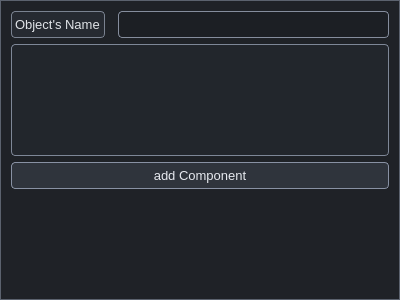
<?xml version="1.0" encoding="UTF-8"?>
<ui version="4.0">
 <class>Form</class>
 <widget class="QWidget" name="Form">
  <property name="geometry">
   <rect>
    <x>0</x>
    <y>0</y>
    <width>400</width>
    <height>300</height>
   </rect>
  </property>
  <property name="windowTitle">
   <string>Form</string>
  </property>
  <property name="styleSheet">
   <string notr="true">/* =========================
   GLOBAL
   ========================= */

* {
    transition: all 120ms ease-in-out;
}

QWidget {
    background-color: #1F2227; /* تیره‌تر */
    color: #E0E3E7;
    font-family: &quot;Segoe UI&quot;, &quot;Roboto&quot;, &quot;IRANSans&quot;, sans-serif;
    font-size: 13px;
}

/* مرز عمومی برای هر ویجت */
QWidget {
    border: 1px solid #5B626E; /* مرز روشن‌تر و کاملاً مشخص */
}

/* =========================
   MAIN WINDOW
   ========================= */

QMainWindow {
    background-color: #1F2227;
    border: 1px solid #6A7280; /* روشن‌تر از بقیه برای تاکید */
}

/* =========================
   DOCK WIDGETS
   ========================= */

QDockWidget {
    background-color: #24272D;
    border: 1px solid #70798A; /* مرز خیلی واضح */
}

QDockWidget::title {
    background-color: #2A2D34;
    padding: 6px 8px;
    border-bottom: 1px solid #787F92;
    color: #DDE2EB;
    font-weight: 600;
}

/* =========================
   PANELS / FRAMES / GROUPBOX
   ========================= */

QFrame {
    background-color: #262A31;
    border: 1px solid #7A8290; /* بسیار واضح */
    border-radius: 4px;
}

QGroupBox {
    background-color: #262A31;
    border: 1px solid #7A8290; /* واضح */
    border-radius: 6px;
    margin-top: 18px;
    padding: 6px;
}

QGroupBox::title {
    background-color: #262A31;
    padding: 0 4px;
    left: 10px;
    color: #C6CBD4;
}

/* =========================
   INPUTS (LineEdit, SpinBox…)
   ========================= */

QLineEdit,
QSpinBox,
QDoubleSpinBox,
QComboBox,
QTextEdit,
QPlainTextEdit {
    background-color: #1C1F24;
    border: 1px solid #858D9D; /* مرز کاملاً مشخص */
    border-radius: 4px;
    padding: 4px 6px;
}

QLineEdit:focus,
QSpinBox:focus,
QDoubleSpinBox:focus,
QComboBox:focus,
QTextEdit:focus,
QPlainTextEdit:focus {
    border: 1px solid #4C8DFF !important;
    background-color: #20242B;
}

/* =========================
   BUTTONS
   ========================= */

QPushButton,
QToolButton {
    background-color: #2F343C;
    border: 1px solid #8891A3; /* مرز کاملاً واضح */
    border-radius: 4px;
    padding: 5px 12px;
    color: #E6E9EF;
}

QPushButton:hover,
QToolButton:hover {
    background-color: #3A404A;
    border: 1px solid #A0A8B8;
}

QPushButton:pressed,
QToolButton:pressed {
    background-color: #2A2F36;
    border: 1px solid #7A8290;
}

QPushButton#dangerButton {
    background-color: #54313A;
    border-color: #B06273;
}

/* =========================
   TREE / LIST
   ========================= */

QTreeWidget,
QListWidget,
QTreeView,
QListView {
    background-color: #22262C;
    border: 1px solid #7E8797; /* مرز قوی */
}

QTreeWidget::item:selected,
QListWidget::item:selected {
    background-color: #4C8DFF;
    color: #FFFFFF;
}

/* =========================
   TAB WIDGET
   ========================= */

QTabWidget::pane {
    border: 1px solid #7E8797;
    background-color: #22262C;
}

QTabBar::tab {
    background-color: #2B2F36;
    border: 1px solid #9099AB;
    padding: 5px 12px;
}

QTabBar::tab:selected {
    background-color: #323841;
    border-color: #4C8DFF;
}

/* =========================
   STATUSBAR
   ========================= */

QStatusBar {
    background-color: #252931;
    border-top: 1px solid #6F7787;
}

/* =========================
   LOG CONSOLE
   ========================= */

QPlainTextEdit#logConsole {
    background-color: #1A1C20;
    border: 1px solid #8C95A8; /* بسیار روشن و مشخص */
    font-family: &quot;Consolas&quot;, &quot;Fira Code&quot;, monospace;
    font-size: 12px;
}
</string>
  </property>
  <layout class="QVBoxLayout" name="verticalLayout">
   <item>
    <layout class="QHBoxLayout" name="horizontalLayout">
     <property name="spacing">
      <number>13</number>
     </property>
     <item>
      <widget class="QLabel" name="label">
       <property name="maximumSize">
        <size>
         <width>16777215</width>
         <height>50</height>
        </size>
       </property>
       <property name="text">
        <string>Object's Name</string>
       </property>
      </widget>
     </item>
     <item>
      <widget class="QLineEdit" name="object_name">
       <property name="maximumSize">
        <size>
         <width>16777215</width>
         <height>50</height>
        </size>
       </property>
      </widget>
     </item>
    </layout>
   </item>
   <item>
    <widget class="QListView" name="object_components"/>
   </item>
   <item>
    <widget class="QPushButton" name="add_component_button">
     <property name="text">
      <string>add Component</string>
     </property>
    </widget>
   </item>
   <item>
    <spacer name="verticalSpacer">
     <property name="orientation">
      <enum>Qt::Vertical</enum>
     </property>
     <property name="sizeHint" stdset="0">
      <size>
       <width>278</width>
       <height>179</height>
      </size>
     </property>
    </spacer>
   </item>
  </layout>
 </widget>
 <resources/>
 <connections/>
</ui>
